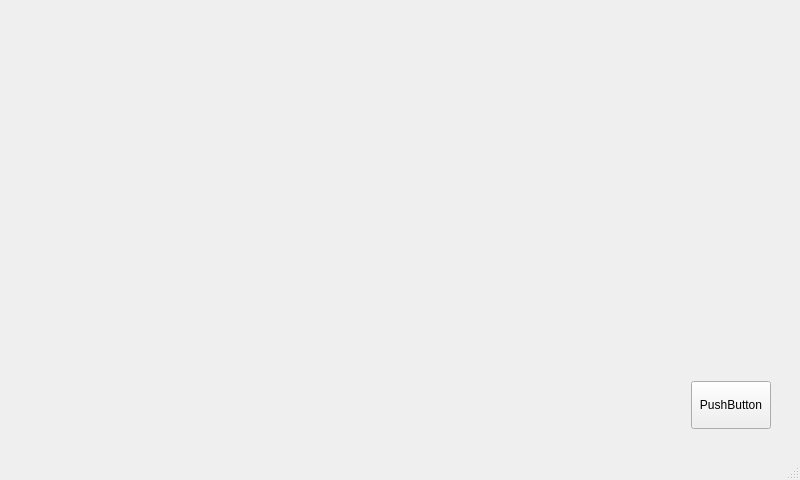
<?xml version="1.0" encoding="UTF-8"?>
<ui version="4.0">
 <class>MainWindow</class>
 <widget class="QMainWindow" name="MainWindow">
  <property name="geometry">
   <rect>
    <x>0</x>
    <y>0</y>
    <width>800</width>
    <height>480</height>
   </rect>
  </property>
  <property name="windowTitle">
   <string>MainWindow</string>
  </property>
  <widget class="QWidget" name="centralwidget">
   <layout class="QVBoxLayout" name="verticalLayout">
    <item>
     <spacer name="verticalSpacer">
      <property name="orientation">
       <enum>Qt::Orientation::Vertical</enum>
      </property>
      <property name="sizeHint" stdset="0">
       <size>
        <width>20</width>
        <height>331</height>
       </size>
      </property>
     </spacer>
    </item>
    <item>
     <layout class="QHBoxLayout" name="horizontalLayout">
      <item>
       <spacer name="horizontalSpacer_2">
        <property name="orientation">
         <enum>Qt::Orientation::Horizontal</enum>
        </property>
        <property name="sizeHint" stdset="0">
         <size>
          <width>40</width>
          <height>20</height>
         </size>
        </property>
       </spacer>
      </item>
      <item>
       <widget class="QPushButton" name="pushButton">
        <property name="minimumSize">
         <size>
          <width>48</width>
          <height>48</height>
         </size>
        </property>
        <property name="text">
         <string>PushButton</string>
        </property>
       </widget>
      </item>
      <item>
       <spacer name="horizontalSpacer">
        <property name="orientation">
         <enum>Qt::Orientation::Horizontal</enum>
        </property>
        <property name="sizeType">
         <enum>QSizePolicy::Policy::Fixed</enum>
        </property>
        <property name="sizeHint" stdset="0">
         <size>
          <width>20</width>
          <height>20</height>
         </size>
        </property>
       </spacer>
      </item>
     </layout>
    </item>
    <item>
     <spacer name="verticalSpacer_2">
      <property name="orientation">
       <enum>Qt::Orientation::Vertical</enum>
      </property>
      <property name="sizeType">
       <enum>QSizePolicy::Policy::Fixed</enum>
      </property>
      <property name="sizeHint" stdset="0">
       <size>
        <width>20</width>
        <height>20</height>
       </size>
      </property>
     </spacer>
    </item>
   </layout>
  </widget>
  <widget class="QMenuBar" name="menubar">
   <property name="geometry">
    <rect>
     <x>0</x>
     <y>0</y>
     <width>800</width>
     <height>21</height>
    </rect>
   </property>
  </widget>
  <widget class="QStatusBar" name="statusbar"/>
 </widget>
 <resources/>
 <connections/>
</ui>
